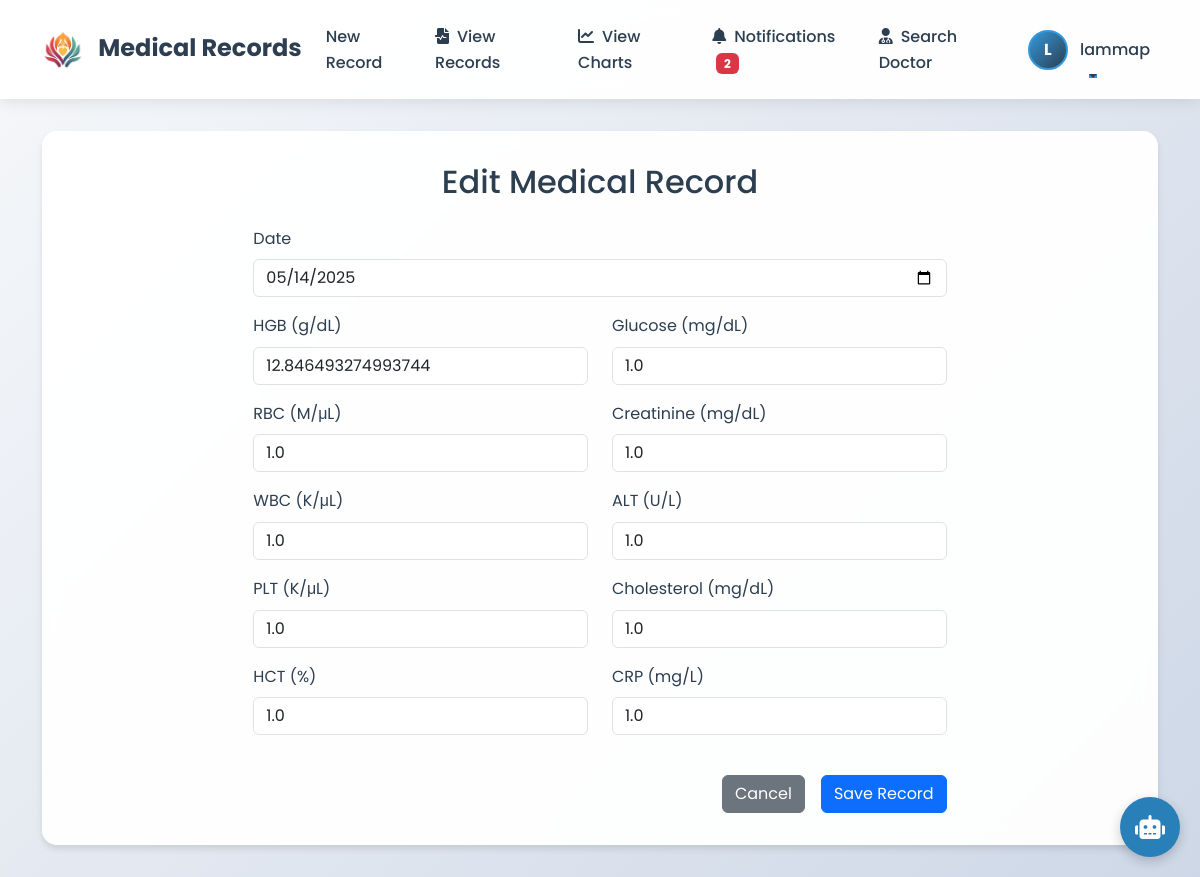
/patient/edit_record/1 (signed in), run on the app's committed database.
### app/models/user.py (models this page shows, shortened)
class User(UserMixin, db.Model):
    id = db.Column(db.Integer, primary_key=True)
    username = db.Column(db.String(80), unique=True, nullable=False)
    email = db.Column(db.String(120), unique=True, nullable=False)
    password_hash = db.Column(db.String(128))
    phone = db.Column(db.String(10))
    full_name = db.Column(db.String(100))
    avatar = db.Column(db.String(200))
    role = db.Column(db.String(20))
    records = db.relationship('MedicalRecord', backref='patient', lazy=True)
    notifications = db.relationship('Notification', foreign_keys='Notification.patient_id', backref='patient', lazy=True)
    sent_notifications = db.relationship('Notification', foreign_keys='Notification.doctor_id', backref='doctor', lazy=True)
    reset_code = db.Column(db.String(6))
    reset_code_expiry = db.Column(db.DateTime)

### app/models/medical_record.py (models this page shows)
class MedicalRecord(db.Model):
    id = db.Column(db.Integer, primary_key=True)
    patient_id = db.Column(db.Integer, db.ForeignKey('user.id'), nullable=False)
    date = db.Column(db.DateTime, nullable=False, default=datetime.utcnow)
    hgb = db.Column(db.Float)
    rbc = db.Column(db.Float)
    wbc = db.Column(db.Float)
    plt = db.Column(db.Float)
    hct = db.Column(db.Float)
    glucose = db.Column(db.Float)
    creatinine = db.Column(db.Float)
    alt = db.Column(db.Float)
    cholesterol = db.Column(db.Float)
    crp = db.Column(db.Float)

### app/routes/patient.py (the view)
@bp.route('/edit_record/<int:record_id>', methods=['GET', 'POST'])
@login_required
def edit_record(record_id):
    if current_user.role != 'patient':
        flash('Only patients can edit their medical records.', 'danger')
        return redirect(url_for('index'))
    record = MedicalRecord.query.get_or_404(record_id)
    if record.patient_id != current_user.id:
        flash('You can only edit your own medical records.', 'danger')
        return redirect(url_for('patient.view_records'))
    form = MedicalRecordForm()
    if form.validate_on_submit():
        record.date = form.date.data
        record.hgb = form.hgb.data
        record.rbc = form.rbc.data
        record.wbc = form.wbc.data
        record.plt = form.plt.data
        record.hct = form.hct.data
        record.glucose = form.glucose.data
        record.creatinine = form.creatinine.data
        record.alt = form.alt.data
        record.cholesterol = form.cholesterol.data
        record.crp = form.crp.data
        db.session.commit()
        flash('Medical record has been updated!', 'success')
        return redirect(url_for('patient.view_records'))
    elif request.method == 'GET':
        form.date.data = record.date
        form.hgb.data = record.hgb
        form.rbc.data = record.rbc
        form.wbc.data = record.wbc
        form.plt.data = record.plt
        form.hct.data = record.hct
        form.glucose.data = record.glucose
        form.creatinine.data = record.creatinine
        form.alt.data = record.alt
        form.cholesterol.data = record.cholesterol
        form.crp.data = record.crp
    return render_template('edit_record.html', form=form, record=record)

### templates/edit_record.html (shortened to what this page needs)
{% extends "base.html" %}
{% block content %}
<div class="row justify-content-center">
    <div class="col-md-8">
        <h2 class="text-center mb-4">Edit Medical Record</h2>
        <form method="POST">
            <div class="mb-3">
                {{ form.date.label(class="form-label") }}
                {{ form.date(class="form-control", type="date") }}
            </div>
            <div class="row">
                <div class="col-md-6">
                    <div class="mb-3">
                        {{ form.hgb.label(class="form-label") }}
                        {{ form.hgb(class="form-control") }}
                    </div>
                    <div class="mb-3">
                        {{ form.rbc.label(class="form-label") }}
                        {{ form.rbc(class="form-control") }}
                    </div>
                    <div class="mb-3">
                        {{ form.wbc.label(class="form-label") }}
                        {{ form.wbc(class="form-control") }}
                    </div>
                    <div class="mb-3">
                        {{ form.plt.label(class="form-label") }}
                        {{ form.plt(class="form-control") }}
                    </div>
                    <div class="mb-3">
                        {{ form.hct.label(class="form-label") }}
                        {{ form.hct(class="form-control") }}
                    </div>
                </div>
                <div class="col-md-6">
                    <div class="mb-3">
                        {{ form.glucose.label(class="form-label") }}
                        {{ form.glucose(class="form-control") }}
                    </div>
                    <div class="mb-3">
                        {{ form.creatinine.label(class="form-label") }}
                        {{ form.creatinine(class="form-control") }}
                    </div>
                    <div class="mb-3">
                        {{ form.alt.label(class="form-label") }}
                        {{ form.alt(class="form-control") }}
                    </div>
                    <div class="mb-3">
                        {{ form.cholesterol.label(class="form-label") }}
                        {{ form.cholesterol(class="form-control") }}
                    </div>
                    <div class="mb-3">
                        {{ form.crp.label(class="form-label") }}
                        {{ form.crp(class="form-control") }}
                    </div>
                </div>
            </div>
            <div class="d-grid gap-2 d-md-flex justify-content-md-end mt-4">
                <a href="{{ url_for('patient.view_records') }}" class="btn btn-secondary me-md-2">Cancel</a>
                {{ form.submit(class="btn btn-primary") }}
            </div>
        </form>
    </div>
</div>
{% endblock %}

### templates/base.html (shortened to what this page needs)
<!DOCTYPE html>
<html lang="en">
<head>
    <link href="https://cdn.jsdelivr.net/npm/bootstrap@5.3.0/dist/css/bootstrap.min.css" rel="stylesheet">
    <link rel="stylesheet" href="https://cdnjs.cloudflare.com/ajax/libs/font-awesome/6.0.0/css/all.min.css">
</head>
<body>
    <nav class="navbar navbar-expand-lg navbar-light">
        <div class="container">
            <a class="navbar-brand" href="{{ url_for('index') }}">
                <img src="{{ url_for('static', filename='images/logo.png') }}" alt="Medical Records Logo" height="40">
                <span class="ms-2 fw-bold">Medical Records</span>
            </a>
            <div class="collapse navbar-collapse" id="navbarNav">
                <ul class="navbar-nav me-auto">
                    {% if current_user.is_authenticated %}
                        {% if current_user.role == 'patient' %}
                        <li class="nav-item">
                            <a class="nav-link" href="{{ url_for('patient.new_record') }}">New Record</a>
                        </li>
                        <li class="nav-item">
                            <a class="nav-link {{ 'active' if request.endpoint == 'patient.view_records' else '' }}" href="{{ url_for('patient.view_records') }}">
                                <i class="fas fa-file-medical-alt me-2"></i>View Records
                            </a>
                        </li>
                        <li class="nav-item">
                            <a class="nav-link {{ 'active' if request.endpoint == 'patient.view_charts' else '' }}" href="{{ url_for('patient.view_charts') }}">
                                <i class="fas fa-chart-line me-2"></i>View Charts
                            </a>
                        </li>
                        <li class="nav-item">
                            <a class="nav-link {{ 'active' if request.endpoint == 'patient.notifications' else '' }}" href="{{ url_for('patient.notifications') }}">
                                <i class="fas fa-bell me-2"></i>Notifications
                            </a>
                        </li>
                        <li class="nav-item">
                            <a class="nav-link {{ 'active' if request.endpoint == 'patient.view_doctors' else '' }}" href="{{ url_for('patient.view_doctors') }}">
                                <i class="fas fa-user-md me-2"></i>Search Doctor
                            </a>
                        </li>
                        {% elif current_user.role == 'doctor' %}
                        <li class="nav-item">
                            <a class="nav-link" href="{{ url_for('doctor.search_patient') }}">Search Patient</a>
                        </li>
                        {% elif current_user.role == 'admin' %}
                        <li class="nav-item">
                            <a class="nav-link" href="{{ url_for('admin.users') }}">User Management</a>
                        </li>
                        {% endif %}
                    {% endif %}
                </ul>
                <ul class="navbar-nav">
                    {% if current_user.is_authenticated %}
                        <li class="nav-item dropdown">
                            <a class="nav-link dropdown-toggle" href="#" id="navbarDropdown" role="button" data-bs-toggle="dropdown" aria-expanded="false">
                                {% if current_user.avatar %}
                                <img src="{{ url_for('static', filename='uploads/' + current_user.avatar) }}" class="avatar-small me-2" alt="Avatar">
                                {% else %}
                                <div class="avatar-small me-2 d-inline-flex align-items-center justify-content-center" style="background: linear-gradient(135deg, #3498db, #2c3e50);">
                                    <span class="text-white fw-bold">{{ current_user.username[0].upper() }}</span>
                                </div>
                                {% endif %}
                                {{ current_user.username }}
                            </a>
                        </li>
                    {% endif %}
                </ul>
            </div>
        </div>
    </nav>
    <div class="container">
        <div class="content">
            {% block content %}{% endblock %}
        </div>
    </div>
    <div class="ai-chat-container">
        <button class="ai-chat-toggle" id="toggleChat">
            <i class="fas fa-robot"></i>
        </button>
    </div>
</body>
</html>

### templates/base.html (style rules this page uses)
:root { --primary-color: #2c3e50; --secondary-color: #3498db; --accent-color: #e74c3c; --background-color: #f8f9fa; --text-color: #2c3e50; --card-shadow: 0 4px 6px rgba(0, 0, 0, 0.1); }
body { font-family: 'Poppins', sans-serif; background-color: var(--background-color); color: var(--text-color); position: relative; min-height: 100vh; line-height: 1.6; }
body::before { content: ''; position: fixed; top: 0; left: 0; width: 100%; height: 100%; z-index: -1; background: linear-gradient(135deg, #f5f7fa 0%, #c3cfe2 100%); opacity: 0.8; }
.navbar { background-color: rgba(255, 255, 255, 0.95); backdrop-filter: blur(10px); box-shadow: 0 2px 15px rgba(0, 0, 0, 0.1); padding: 1rem 0; position: relative; z-index: 1070 !important; }
.navbar-brand { font-weight: 700; font-size: 1.5rem; color: var(--primary-color); transition: color 0.3s ease; }
.nav-link { color: var(--text-color); font-weight: 500; padding: 0.5rem 1rem; transition: all 0.3s ease; position: relative; }
.nav-link::after { content: ''; position: absolute; width: 0; height: 2px; bottom: 0; left: 50%; background-color: var(--secondary-color); transition: all 0.3s ease; transform: translateX(-50%); }
.content { background-color: rgba(255, 255, 255, 0.95); border-radius: 15px; box-shadow: var(--card-shadow); padding: 2rem; margin: 2rem auto; backdrop-filter: blur(10px); transition: transform 0.3s ease, box-shadow 0.3s ease; position: relative; z-index: 1030; }
.avatar-small { width: 40px; height: 40px; border-radius: 50%; object-fit: cover; border: 2px solid var(--secondary-color); transition: transform 0.3s ease; }
.nav-item.dropdown { position: relative !important; }
.ai-chat-container { position: fixed; bottom: 20px; right: 20px; z-index: 1090; display: flex; flex-direction: column; align-items: flex-end; }
.ai-chat-toggle { width: 60px; height: 60px; border-radius: 50%; background-color: #2980b9; color: white; display: flex; justify-content: center; align-items: center; cursor: pointer; border: none; box-shadow: 0 4px 12px rgba(0, 0, 0, 0.2); font-size: 24px; transition: all 0.3s ease; position: relative; }

### data on the page
User: username "L", username "lammap"
MedicalRecord: date "05/14/2025", hgb "12.846493274993744", rbc "1.0", wbc "1.0", plt "1.0", hct "1.0", glucose "1.0", creatinine "1.0", alt "1.0", cholesterol "1.0", crp "1.0"
